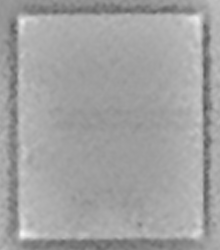
#> input picture data/base_chips/NoVoids_53438_0002_result.png, 220 x 250 px; its folder holds only this picture in this run
$ python test_infineon_generation.py
#> lines starting #> are read from the running program, lines starting #| are printed output that depends on the picture; after the words box and inside, x2 and y2 are one past the last pixel; in counts of white or black regions, pixels touching at a corner belong together
### src/data_generation/infineon_void_generator.py
import numpy as np
import cv2
import random
from pathlib import Path
from typing import Dict, List, Tuple, Optional
import sys

# Import the generation functions from converted notebooks
sys.path.insert(0, str(Path(__file__).parent / 'simulations'))
from circular_shadow import create_outer_shadow_splatter, get_rect_coords as get_rect_coords_circular
from complex_splatter import create_splatter_void as create_complex_splatter_void, get_rect_coords as get_rect_coords_complex
from dark_bezel import create_void_effect as create_dark_bezel_void, get_rect_coords as get_rect_coords_dark_bezel
from hole_like import create_splatter_void as create_hole_like_void, get_rect_coords as get_rect_coords_hole_like
from main_splatter import create_splatter_void as create_main_splatter_void, get_rect_coords as get_rect_coords_main_splatter
from structured_void import create_void_effect_stretch_rotate as create_structured_void, get_rect_coords as get_rect_coords_structured


class InfineonVoidGenerator:

    def __init__(self, base_image_dir: Path):
        self.base_image_dir = Path(base_image_dir)
        self.base_images = self._load_base_images()

    def _load_base_images(self) -> List[Tuple[str, np.ndarray]]:
        base_images = []
        for img_path in sorted(self.base_image_dir.glob("*_result.png")):
            img = cv2.imread(str(img_path), cv2.IMREAD_GRAYSCALE)
#> img is the input picture: shape (250, 220); min 81, max 245, mean 161.6
            if img is not None:
                base_images.append((img_path.name, img))

        if not base_images:
            raise ValueError(f"No base images found in {self.base_image_dir}")

        print(f"Loaded {len(base_images)} base chip images")
#| Loaded 1 base chip images
#> in __init__, `self.base_images = self._load_base_images()`: self.base_images = 1 item
        return base_images

    def generate_single(
        self,
        params: Dict,
        seed: int,
        base_image_idx: Optional[int] = None
    ) -> Tuple[np.ndarray, Dict]:
#> called with seed = 42
        np.random.seed(seed)
        random.seed(seed)

        # Select base image
        if base_image_idx is None:
            base_image_idx = np.random.randint(0, len(self.base_images))
#> base_image_idx = 0
        base_image_name, base_image = self.base_images[base_image_idx]
#> base_image_name = 'NoVoids_53438_0002_result.png'

        # Convert to RGB for processing
        if len(base_image.shape) == 2:
            image_rgb = cv2.cvtColor(base_image, cv2.COLOR_GRAY2RGB)
        else:
            image_rgb = base_image.copy()

        void_type = params['void_type']
        package_type = params.get('package_type', '53440')

        # Create temp file path for get_rect_coords (it reads the image to get dimensions)
        temp_path = self.base_image_dir / base_image_name

        # Route to appropriate generation function based on void_type
        if void_type == 'circular_shadow':
            result, mask = self._generate_circular_shadow(image_rgb, temp_path, package_type, params)
        elif void_type == 'complex_splatter':
            result, mask = self._generate_complex_splatter(image_rgb, temp_path, package_type, params)
        elif void_type == 'dark_bezel':
            result, mask = self._generate_dark_bezel(image_rgb, temp_path, package_type, params)
        elif void_type == 'hole_like':
            result, mask = self._generate_hole_like(image_rgb, temp_path, package_type, params)
        elif void_type == 'main_splatter':
            result, mask = self._generate_main_splatter(image_rgb, temp_path, package_type, params)
        elif void_type == 'structured_void':
            result, mask = self._generate_structured_void(image_rgb, temp_path, package_type, params)
        else:
            raise ValueError(f"Unknown void_type: {void_type}")

        # Convert result to grayscale
        if len(result.shape) == 3:
            result = cv2.cvtColor(result, cv2.COLOR_RGB2GRAY)

        # Rotate if needed (some package types require rotation)
        if result.shape == (220, 250):
            result = cv2.rotate(result, cv2.ROTATE_90_CLOCKWISE)
            mask = cv2.rotate(mask, cv2.ROTATE_90_CLOCKWISE)

        metadata = {
            'params': params,
            'seed': seed,
            'base_image_id': base_image_name,
            'base_image_idx': base_image_idx,
            'void_type': void_type,
            'mask': mask
        }

        return result, metadata

    def _generate_circular_shadow(self, image_rgb, image_path, package_type, params):
        rect_coords = get_rect_coords_circular(image_path, package_type)

        # Sample from the parameter ranges (each sample has different min/max values from ParameterSampler)
        num_splatters = random.randint(int(params['num_splatters_min']), int(params['num_splatters_max']))

        # Call generation function for each splatter
        result = image_rgb.copy()
        combined_mask = np.zeros((image_rgb.shape[0], image_rgb.shape[1]), dtype=np.uint8)

        for _ in range(num_splatters):
            radius = random.randint(int(params['radius_min']), int(params['radius_max']))
            irregularity = random.uniform(float(params['irregularity_min']), float(params['irregularity_max']))
            shadow_width = random.uniform(float(params['shadow_width_min']), float(params['shadow_width_max']))
            shadow_opacity = random.uniform(float(params['shadow_opacity_min']), float(params['shadow_opacity_max']))

            result_single, mask_single = create_outer_shadow_splatter(
                result,
                position=None,
                radius=radius,
                irregularity=irregularity,
                rect_coords=rect_coords,
                outer_shadow_width=shadow_width,
                outer_shadow_opacity=shadow_opacity
            )
            result = result_single
            combined_mask = np.maximum(combined_mask, mask_single)

        return result, combined_mask

    # [175 lines left out: functions _generate_complex_splatter, _generate_dark_bezel, _generate_hole_like, _generate_main_splatter, _generate_structured_void, generate_batch, not called in this run]

### src/data_generation/simulations/circular_shadow.py
import cv2
import numpy as np
import matplotlib.pyplot as plt
from scipy.ndimage import gaussian_filter
import random
from pathlib import Path
from tqdm import tqdm

# ===========================
# Configuration Parameters
# ===========================

NAME_PREFIX = "Voids_circular_outerShadow1"  # Prefix for output filenames
RADIUS_RANGE = (25, 50)  # Min and max radius for circular void (pixels)
IRREGULAIRTY_RANGE = (0.05, 0.1)  # Min and max edge irregularity factor
SHADOW_WIDTH_RANGE = (0.15, 0.2)  # Shadow width as fraction of radius
SHADOW_OPACITY_RANGE = (0.8, 0.95)  # Shadow opacity range (0-1)

NUMBER_OF_SYNTHETIC_IMAGES = 5  # Number of synthetic images to generate

PACKAGE_TYPE = "53440"  # Package type identifier

# Source directory containing good unit images
SOURCE_DIR = Path(fr"U:\Easy_Panda\Datasets\Train_images_500_random_{PACKAGE_TYPE}\extracted_chips_template_matching\TestSet\GoodUnits")

# Destination directory for synthetic defect images
DESTINATION_DIR = Path(fr"Train_images_500_random_{PACKAGE_TYPE}\extracted_chips_template_matching\Synth_Data_{NAME_PREFIX}")


def generate_noise_texture(shape, scale=10, octaves=6, persistence=0.5):
    """
    Generate multi-octave noise texture for realistic surface patterns.

    Args:
        shape (tuple): Dimensions of the noise texture (height, width)
        scale (float): Base scale for noise features
        octaves (int): Number of noise layers to combine
        persistence (float): Amplitude decay factor for each octave

    Returns:
        numpy.ndarray: Normalized noise texture in range [0, 1]
    """
    noise = np.zeros(shape, dtype=np.float32)
    total_amplitude = 0
    frequency = 1
    amplitude = 1

    # Combine multiple noise layers at different frequencies
    for _ in range(octaves):
        noise_layer = gaussian_filter(np.random.normal(0, 1, shape), sigma=scale/frequency)
        noise += amplitude * noise_layer
        total_amplitude += amplitude
        frequency *= 2
        amplitude *= persistence

    # Normalize to [0, 1] range
    return (noise / total_amplitude - noise.min()) / (noise.max() - noise.min())


def create_outer_shadow_splatter(
    image, position=None, radius=50, irregularity=0.05, rect_coords=None,
    outer_shadow_width=0.15, outer_shadow_opacity=0.9
):
    """
    Create a circular void defect with outer shadow effect on an image.

    Args:
        image (numpy.ndarray): Input image (BGR format)
        position (tuple): Center position (x, y). If None, randomly placed within rect_coords
        radius (int): Base radius of the circular void
        irregularity (float): Amount of edge irregularity (0 = perfect circle)
        rect_coords (list): Bounding box [x1, y1, x2, y2] for random placement
        outer_shadow_width (float): Shadow width as fraction of radius
        outer_shadow_opacity (float): Shadow opacity (0-1)

    Returns:
        tuple: (result_image, shadow_mask)
            - result_image: Modified image with shadow effect (BGR format)
            - shadow_mask: Binary mask of the shadow region (uint8)
    """
    # Convert to RGB for processing
    image_rgb = cv2.cvtColor(image, cv2.COLOR_BGR2RGB) if len(image.shape) == 3 else image
    height, width = image_rgb.shape[:2]

    # Determine splatter center position
    if position is None:
        x = np.random.randint(rect_coords[0], rect_coords[2])
        y = np.random.randint(rect_coords[1], rect_coords[3])
    else:
        x, y = position

    # Create coordinate grids and distance map
    y_coords, x_coords = np.ogrid[:height, :width]
    dist_from_center = np.sqrt((x_coords - x)**2 + (y_coords - y)**2)
    angles = np.arctan2(y_coords - y, x_coords - x)

    # Generate noise pattern for irregular edges
    noise = np.random.normal(0, 1, (height, width))
    noise = gaussian_filter(noise, sigma=10)
    noise = 2 * (noise - noise.min()) / (noise.max() - noise.min()) - 1

    # Create base circular mask with optional irregularity
    raw_splatter_mask = np.zeros((height, width), dtype=np.float32)
    if irregularity > 0:
        radius_var = radius * (1 + irregularity * noise * np.cos(angles * 8))
        raw_splatter_mask[dist_from_center < radius_var] = 1.0
    else:
        cv2.circle(raw_splatter_mask, (x, y), radius, 1.0, -1)

    # Create outer shadow mask
    outer_shadow_mask = np.zeros((height, width), dtype=np.float32)
    outer_shadow_radius = radius * (1 + outer_shadow_width)

    # Generate noise for shadow irregularity
    outer_noise = gaussian_filter(np.random.normal(0, 1, (height, width)), sigma=18)
    outer_noise = 2 * (outer_noise - outer_noise.min()) / (outer_noise.max() - outer_noise.min()) - 1

    if irregularity > 0:
        outer_radius_var = outer_shadow_radius * (1 + 0.6 * irregularity * outer_noise * np.cos(angles * 6))
        outer_shadow_mask[dist_from_center < outer_radius_var] = 1.0
    else:
        cv2.circle(outer_shadow_mask, (x, y), int(outer_shadow_radius), 1.0, -1)

    # Isolate shadow region (exclude center void)
    outer_shadow_mask = np.clip(outer_shadow_mask - raw_splatter_mask, 0, 1)

    # Create gradient fade from inner to outer edge
    inner_radius = radius
    outer_radius = outer_shadow_radius
    outer_shadow_gradient = np.ones((height, width), dtype=np.float32)
    fade_zone = (dist_from_center >= inner_radius) & (dist_from_center <= outer_radius)
    outer_shadow_gradient[fade_zone] = 1.0 - (dist_from_center[fade_zone] - inner_radius) / (outer_radius - inner_radius)
    outer_shadow_gradient[dist_from_center > outer_radius] = 0.0
    outer_shadow_gradient = outer_shadow_gradient * outer_shadow_mask

    # Apply Gaussian blur to smooth shadow edges
    auto_blur = max(1, int(outer_shadow_width * radius * 0.8))
    if auto_blur > 0:
        pad_size = int(auto_blur * 1)
        padded_outer_shadow = np.pad(outer_shadow_gradient, pad_size, mode='reflect')
        padded_outer_shadow = cv2.GaussianBlur(padded_outer_shadow, (0, 0), auto_blur)
        outer_shadow_gradient = padded_outer_shadow[pad_size:pad_size+height, pad_size:pad_size+width]

    # Add visible noise texture to shadow
    visible_noise = generate_noise_texture((height, width), scale=radius/3, octaves=8, persistence=0.6)
    visible_noise = (visible_noise - 0.5) * 0.9
    outer_shadow_gradient_noisy = np.clip(outer_shadow_gradient + visible_noise * outer_shadow_gradient, 0, 1)

    # Apply shadow effect to image
    result = image_rgb.copy()
    mean_gray = np.mean(image_rgb)
    outer_shadow_color = np.array([0.001, 0.001, 0.001]) * mean_gray

    # Blend shadow with original image for each color channel
    for c in range(3):
        channel = result[:, :, c].astype(float)
        result[:, :, c] = channel * (1 - outer_shadow_gradient_noisy * outer_shadow_opacity) + \
                        outer_shadow_color[c] * outer_shadow_gradient_noisy * outer_shadow_opacity

    # Create binary mask for shadow region (threshold at 0.12)
    shadow_mask_combined = (outer_shadow_gradient_noisy > 0.12).astype(np.uint8) * 255

    # Convert back to BGR format
    result_bgr = cv2.cvtColor(result.astype(np.uint8), cv2.COLOR_RGB2BGR)
    return result_bgr, shadow_mask_combined


def get_rect_coords(image_path, package_type):
    """
    Calculate valid region for defect placement based on package type.

    Args:
        image_path (Path): Path to the image file
        package_type (str): Package identifier ("53438", "53439", or "53440")

    Returns:
        list: Rectangle coordinates [x1, y1, x2, y2] defining valid placement area

    Raises:
        ValueError: If image path doesn't exist
    """
#> called with package_type = '53440'
    if not image_path.exists():
        raise ValueError(f"Image path {image_path} does not exist.")

    # Read image to get dimensions
    image = cv2.imread(str(image_path))
    height, width = image.shape[:2]
#> height = 250; width = 220

    # Define margins based on package type
    if package_type == "53438":
        margin = 14
        rect_coords = [margin + 3, margin, width - margin - 4, height - margin]

    elif package_type == "53439":
        margin = 10
        rect_coords = [margin + 2, margin, width - margin - 4, height - margin + 3]

    elif package_type == "53440" and image.shape[0:2] == (220, 250):
        margin = 6
        rect_coords = [margin, margin, width - margin - 6, height - 2*margin - 6]

    elif package_type == "53440" and image.shape[0:2] == (250, 220):
        margin = 12
        rect_coords = [margin + 3, margin - 2, width - margin, height - margin + 4]
#> rect_coords = [15, 10, 208, 242]

    return rect_coords

### scripts/test_infineon_generation.py
from pathlib import Path
import sys
sys.path.insert(0, str(Path(__file__).parent.parent))

from src.data_generation.infineon_void_generator import InfineonVoidGenerator

if __name__ == '__main__':
    base_image_dir = Path(__file__).parent.parent / "data" / "base_chips"
    output_dir = Path(__file__).parent.parent / "data" / "test_infineon_output"
    output_dir.mkdir(parents=True, exist_ok=True)

    generator = InfineonVoidGenerator(base_image_dir=base_image_dir)

    test_params = {
        'void_type': 'circular_shadow',
        'package_type': '53440',
        'num_splatters_min': 1,
        'num_splatters_max': 2,
        'radius_min': 25,
        'radius_max': 50,
        'irregularity_min': 0.05,
        'irregularity_max': 0.10,
        'shadow_width_min': 0.15,
        'shadow_width_max': 0.20,
        'shadow_opacity_min': 0.80,
        'shadow_opacity_max': 0.95,
    }

    print("Testing circular_shadow generation...")
    try:
        img, metadata = generator.generate_single(test_params, seed=42)
#> the loop in _generate_circular_shadow, `for _ in range(num_splatters):` made 1 pass
#> (mean_gray in create_outer_shadow_splatter, outer_shadow_color in create_outer_shadow_splatter) on pass 1: (161.6, [0.162, 0.162, 0.162])
#> pass 1, in _generate_circular_shadow, `result_single, mask_single = create_outer_shadow_splatter( result, pos..`:
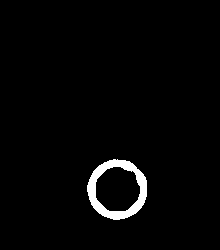
#> mask_single: shape (250, 220); 2.4% white; 1 white region, box (x1, y1, x2, y2) and area: (87, 159, 147, 220) 1300
#> metadata = 6 items
        print(f"✓ Success! Generated image shape: {img.shape}, mask shape: {metadata['mask'].shape}")
#| ✓ Success! Generated image shape: (250, 220), mask shape: (250, 220)

        # Save test output
        import cv2
        cv2.imwrite(str(output_dir / "test_circular_shadow.png"), img)
        cv2.imwrite(str(output_dir / "test_circular_shadow_mask.png"), metadata['mask'])
        print(f"✓ Saved to {output_dir}")
    except Exception as e:
        print(f"✗ Error: {e}")
        import traceback
        traceback.print_exc()
